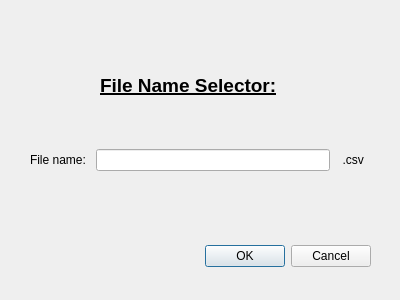
<?xml version="1.0" encoding="UTF-8"?>
<ui version="4.0">
 <class>GradeFileNameDialog</class>
 <widget class="QDialog" name="GradeFileNameDialog">
  <property name="geometry">
   <rect>
    <x>0</x>
    <y>0</y>
    <width>400</width>
    <height>300</height>
   </rect>
  </property>
  <property name="windowTitle">
   <string>Dialog</string>
  </property>
  <widget class="QDialogButtonBox" name="buttonBox">
   <property name="geometry">
    <rect>
     <x>30</x>
     <y>240</y>
     <width>341</width>
     <height>32</height>
    </rect>
   </property>
   <property name="orientation">
    <enum>Qt::Horizontal</enum>
   </property>
   <property name="standardButtons">
    <set>QDialogButtonBox::Cancel|QDialogButtonBox::Ok</set>
   </property>
  </widget>
  <widget class="QWidget" name="gridLayoutWidget">
   <property name="geometry">
    <rect>
     <x>30</x>
     <y>120</y>
     <width>341</width>
     <height>80</height>
    </rect>
   </property>
   <layout class="QGridLayout" name="gridLayout">
    <item row="0" column="0">
     <widget class="QLabel" name="label">
      <property name="text">
       <string>File name: </string>
      </property>
     </widget>
    </item>
    <item row="0" column="1">
     <widget class="QLineEdit" name="lineEdit"/>
    </item>
    <item row="0" column="2">
     <widget class="QLabel" name="label_2">
      <property name="text">
       <string>  .csv  </string>
      </property>
     </widget>
    </item>
   </layout>
  </widget>
  <widget class="QLabel" name="label_3">
   <property name="geometry">
    <rect>
     <x>100</x>
     <y>70</y>
     <width>231</width>
     <height>31</height>
    </rect>
   </property>
   <property name="font">
    <font>
     <pointsize>14</pointsize>
     <weight>75</weight>
     <bold>true</bold>
     <underline>true</underline>
    </font>
   </property>
   <property name="text">
    <string>File Name Selector:</string>
   </property>
  </widget>
 </widget>
 <resources/>
 <connections>
  <connection>
   <sender>buttonBox</sender>
   <signal>accepted()</signal>
   <receiver>GradeFileNameDialog</receiver>
   <slot>accept()</slot>
   <hints>
    <hint type="sourcelabel">
     <x>248</x>
     <y>254</y>
    </hint>
    <hint type="destinationlabel">
     <x>157</x>
     <y>274</y>
    </hint>
   </hints>
  </connection>
  <connection>
   <sender>buttonBox</sender>
   <signal>rejected()</signal>
   <receiver>GradeFileNameDialog</receiver>
   <slot>reject()</slot>
   <hints>
    <hint type="sourcelabel">
     <x>316</x>
     <y>260</y>
    </hint>
    <hint type="destinationlabel">
     <x>286</x>
     <y>274</y>
    </hint>
   </hints>
  </connection>
 </connections>
</ui>
